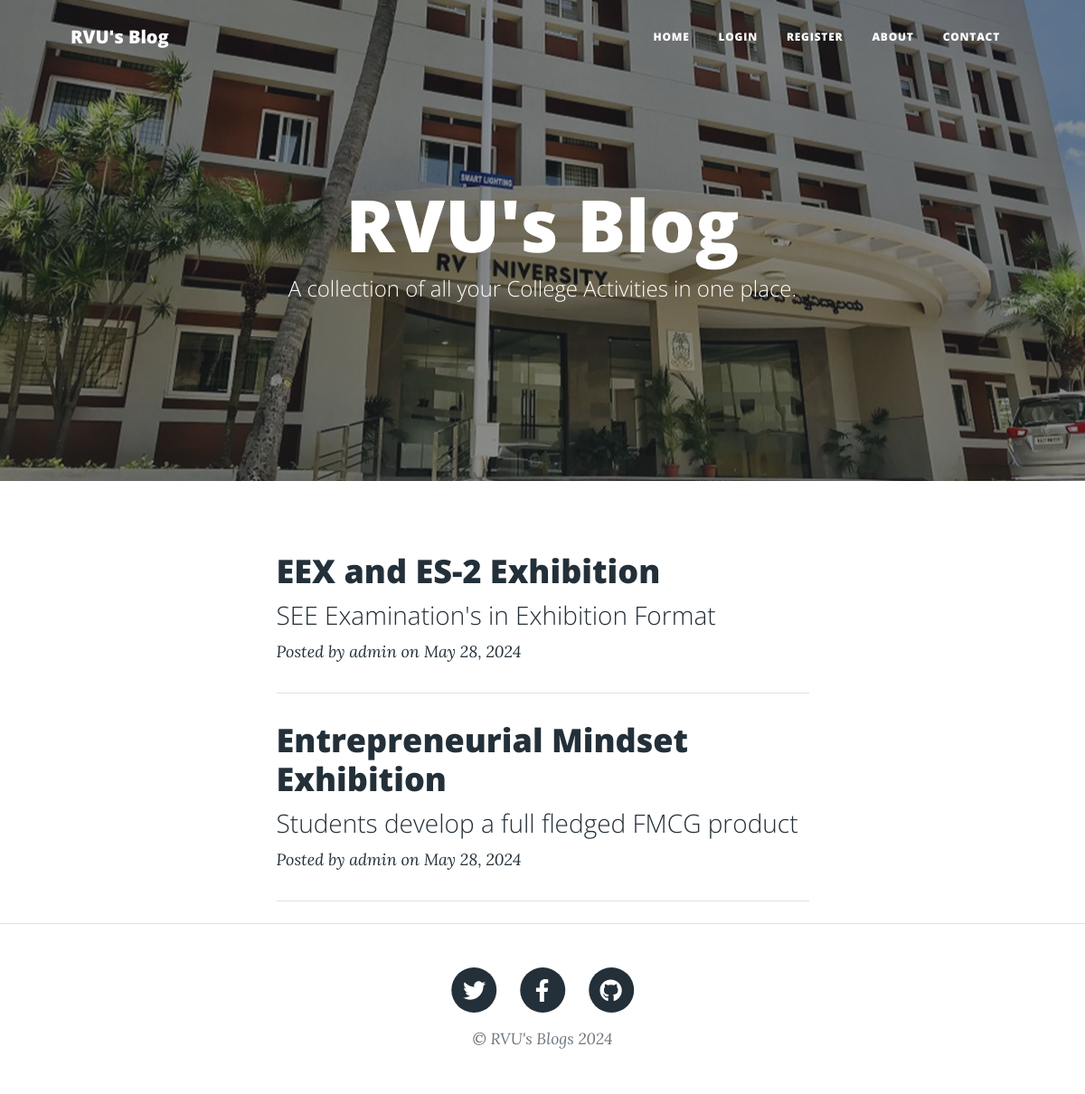
The page / on the database its author committed.
### main.py (models this page shows)
class BlogPost(db.Model):
    __tablename__ = "blog_posts"
    id = db.Column(db.Integer, primary_key=True)
    author_id = db.Column(db.Integer, db.ForeignKey("users.id"))
    author = relationship("User", back_populates="posts")
    title = db.Column(db.String(250), unique=True, nullable=False)
    subtitle = db.Column(db.String(250), nullable=False)
    date = db.Column(db.String(250), nullable=False)
    body = db.Column(db.Text, nullable=False)
    img_url = db.Column(db.String(250), nullable=False)
    comments = relationship("Comment", back_populates="parent_post")

class User(UserMixin, db.Model):
    __tablename__ = "users"
    id = db.Column(db.Integer, primary_key=True)
    email = db.Column(db.String(100), unique=True)
    password = db.Column(db.String(100))
    name = db.Column(db.String(100))
    posts = relationship("BlogPost", back_populates="author")
    comments = relationship("Comment", back_populates="comment_author")

### main.py (the view)
@app.route('/')
def get_all_posts():
    posts = BlogPost.query.all()
    return render_template("index.html", all_posts=posts, current_user=current_user)

### templates/index.html (shortened to what this page needs)
{% include "header.html" %}
<header
  class="masthead"
  style="background-image: url('../static/assets/img/rvu_main_building.jpg')"
>
  <div class="container position-relative px-4 px-lg-5">
    <div class="row gx-4 gx-lg-5 justify-content-center">
      <div class="col-md-10 col-lg-8 col-xl-7">
        <div class="site-heading">
          <h1>RVU's Blog</h1>
          <span class="subheading">A collection of all your College Activities in one place.</span>
        </div>
      </div>
    </div>
  </div>
</header>
<div class="container px-4 px-lg-5">
  <div class="row gx-4 gx-lg-5 justify-content-center">
    <div class="col-md-10 col-lg-8 col-xl-7">
      {% for post in all_posts %}
      <div class="post-preview">
        <a href="{{ url_for('show_post', post_id=post.id) }}">
          <h2 class="post-title">{{ post.title }}</h2>
          <h3 class="post-subtitle">{{ post.subtitle }}</h3>
        </a>
        <p class="post-meta">
          Posted by
          <a href="#">{{post.author.name}}</a>
          on {{post.date}}
        </p>
      </div>
      <hr class="my-4" />
      {% endfor %}
    </div>
  </div>
</div>
{% include "footer.html" %}

### templates/header.html (shortened to what this page needs)
<!DOCTYPE html>
<html lang="en">
  <head>
    {% block styles %}
    {{ bootstrap.load_css() }}
    <link
      href="{{ url_for('static', filename='css/styles.css') }}"
      rel="stylesheet"
    />
    {% endblock %}
  </head>
  <body>
    <nav class="navbar navbar-expand-lg navbar-light" id="mainNav">
      <div class="container px-4 px-lg-5">
        <a class="navbar-brand" href="/">RVU's Blog</a>
        <div class="collapse navbar-collapse" id="navbarResponsive">
          <ul class="navbar-nav ms-auto py-4 py-lg-0">
            <li class="nav-item">
              <a
                class="nav-link px-lg-3 py-3 py-lg-4"
                href="{{ url_for('get_all_posts') }}"
                >Home</a
              >
            </li>
            {% if not current_user.is_authenticated: %}
            <li class="nav-item">
              <a
                class="nav-link px-lg-3 py-3 py-lg-4"
                href="{{ url_for('login') }}"
                >Login</a
              >
            </li>
            <li class="nav-item">
              <a
                class="nav-link px-lg-3 py-3 py-lg-4"
                href="{{ url_for('register') }}"
                >Register</a
              >
            </li>
            {% endif %}
            <li class="nav-item">
              <a
                class="nav-link px-lg-3 py-3 py-lg-4"
                href="{{ url_for('about') }}"
                >About</a
              >
            </li>
            <li class="nav-item">
              <a
                class="nav-link px-lg-3 py-3 py-lg-4"
                href="{{ url_for('contact') }}"
                >Contact</a
              >
            </li>
          </ul>
        </div>
      </div>
    </nav>
  </body>
</html>

### templates/footer.html (shortened to what this page needs)
        <footer class="border-top">
          <div class="container px-4 px-lg-5">
              <div class="row gx-4 gx-lg-5 justify-content-center">
                  <div class="col-md-10 col-lg-8 col-xl-7">
                      <ul class="list-inline text-center">
                          <li class="list-inline-item">
                              <a href="#!">
                                  <span class="fa-stack fa-lg">
                                      <i class="fas fa-circle fa-stack-2x"></i>
                                      <i class="fab fa-twitter fa-stack-1x fa-inverse"></i>
                                  </span>
                              </a>
                          </li>
                          <li class="list-inline-item">
                              <a href="#!">
                                  <span class="fa-stack fa-lg">
                                      <i class="fas fa-circle fa-stack-2x"></i>
                                      <i class="fab fa-facebook-f fa-stack-1x fa-inverse"></i>
                                  </span>
                              </a>
                          </li>
                          <li class="list-inline-item">
                              <a href="#!">
                                  <span class="fa-stack fa-lg">
                                      <i class="fas fa-circle fa-stack-2x"></i>
                                      <i class="fab fa-github fa-stack-1x fa-inverse"></i>
                                  </span>
                              </a>
                          </li>
                      </ul>
                      <div class="small text-center text-muted fst-italic"> &copy; RVU's Blogs 2024</div>
                  </div>
              </div>
          </div>
      </footer>
  </body>
</html>

### rows shown on the page
BlogPost: title "EEX and ES-2 Exhibition", subtitle "SEE Examination's in Exhibition Format", author.name "admin", date "May 28, 2024"
BlogPost: title "Entrepreneurial Mindset Exhibition", subtitle "Students develop a full fledged FMCG product", author.name "admin", date "May 28, 2024"
